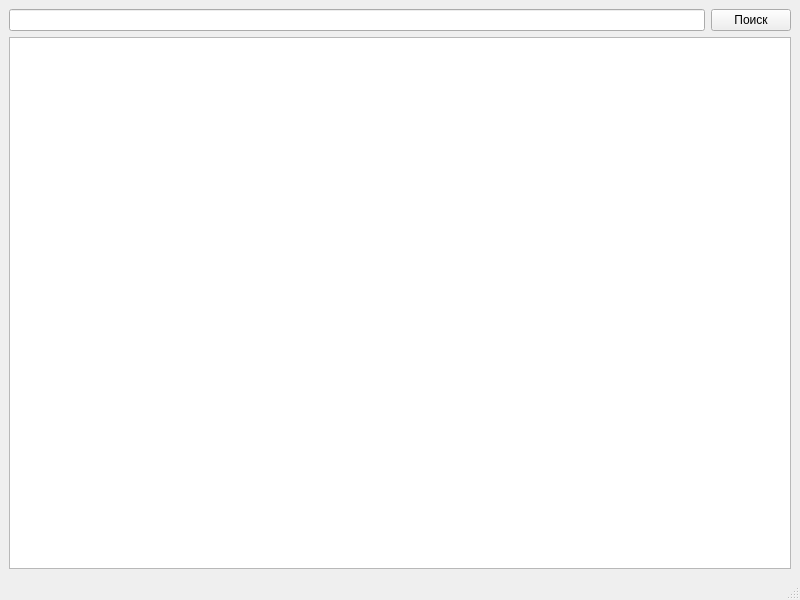
<?xml version="1.0" encoding="UTF-8"?>
<ui version="4.0">
 <class>MainWindow</class>
 <widget class="QMainWindow" name="MainWindow">
  <property name="geometry">
   <rect>
    <x>0</x>
    <y>0</y>
    <width>800</width>
    <height>600</height>
   </rect>
  </property>
  <property name="windowTitle">
   <string>MainWindow</string>
  </property>
  <widget class="QWidget" name="centralwidget">
   <layout class="QGridLayout" name="gridLayout">
    <item row="2" column="0">
     <layout class="QHBoxLayout" name="horizontalLayout">
      <item>
       <widget class="QLineEdit" name="editsearch"/>
      </item>
      <item>
       <widget class="QPushButton" name="buttonfind">
        <property name="text">
         <string>Поиск</string>
        </property>
       </widget>
      </item>
     </layout>
    </item>
    <item row="3" column="0">
     <widget class="QTextBrowser" name="textBrowser"/>
    </item>
   </layout>
  </widget>
  <widget class="QMenuBar" name="menubar">
   <property name="geometry">
    <rect>
     <x>0</x>
     <y>0</y>
     <width>800</width>
     <height>21</height>
    </rect>
   </property>
  </widget>
  <widget class="QStatusBar" name="statusbar"/>
 </widget>
 <resources/>
 <connections>
  <connection>
   <sender>buttonfind</sender>
   <signal>clicked()</signal>
   <receiver>MainWindow</receiver>
   <slot>findOccupation()</slot>
   <hints>
    <hint type="sourcelabel">
     <x>749</x>
     <y>41</y>
    </hint>
    <hint type="destinationlabel">
     <x>633</x>
     <y>29</y>
    </hint>
   </hints>
  </connection>
 </connections>
 <slots>
  <slot>findOccupation()</slot>
 </slots>
</ui>
